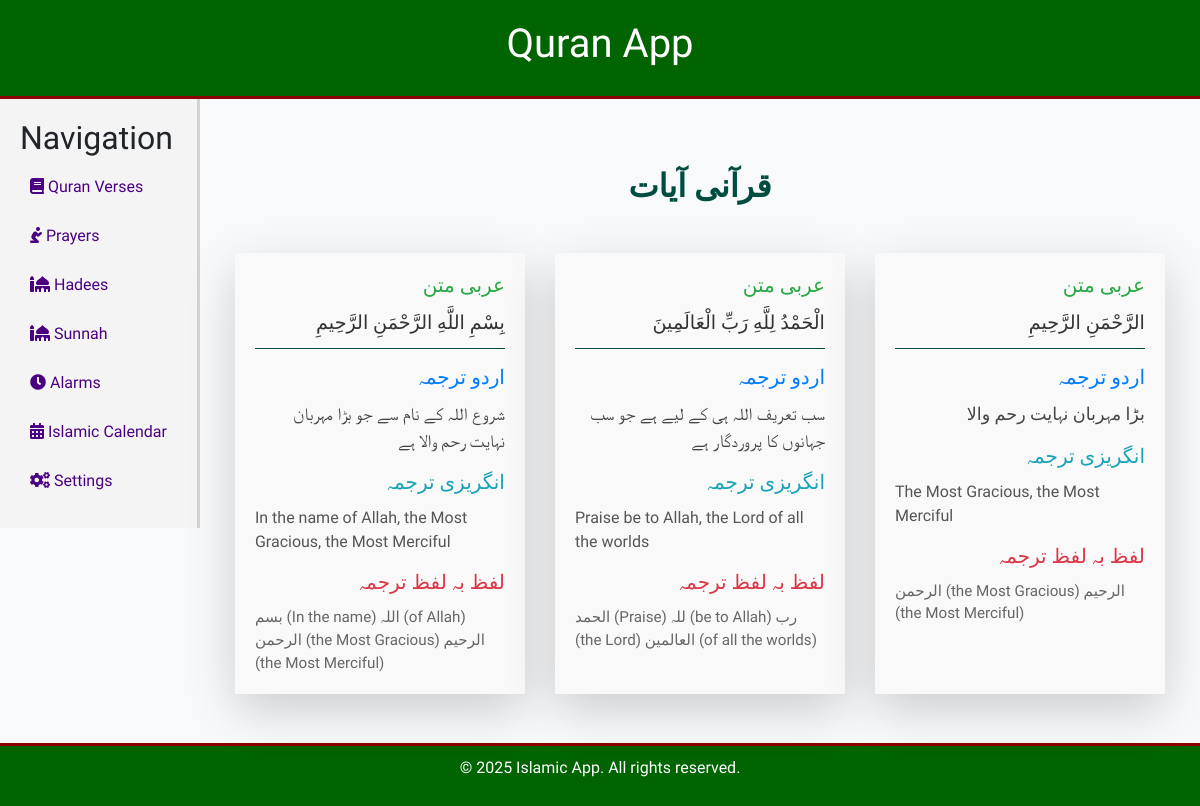
Screenshot of /quran-verses/ with the database file from the repository.
### main_app/models.py (models this page shows)
class QuranVerse(models.Model):
    arabic_text = models.TextField()
    urdu_translation = models.TextField()
    english_translation = models.TextField()
    word_by_word_translation = models.TextField(null=True, blank=True)

### main_app/views.py (the view)
# urls.py: path('quran-verses/', views.QuranVersesView.as_view(), name='quran_verses'),
class QuranVersesView(View):
    def get(self, request):
        verses = QuranVerse.objects.all()
        return render(request, 'quran_verses.html', {'verses': verses})

### templates/quran_verses.html (shortened to what this page needs)
{% extends 'base.html' %}
{% block content %}
<div class="container mt-5">
    <h2 class="text-center mb-5 font-weight-bold" style="color: #004d40;">قرآنی آیات</h2>
    <div class="row">
        {% for verse in verses %}
        <div class="col-lg-4 col-md-6 mb-4">
            <div class="card h-100 shadow-lg border-0">
                <div class="card-body d-flex flex-column" style="background-color: #f9f9f9;">
                    <div class="mb-3 text-right" style="border-bottom: 1px solid #004d40; padding-bottom: 10px;">
                        <h5 class="card-title text-success">عربی متن</h5>
                        <p class="card-text" style="font-family: 'Amiri', serif; font-size: 1.2rem; color: #333;">{{ verse.arabic_text }}</p>
                    </div>
                    <div class="mb-3 text-right">
                        <h5 class="card-title text-primary">اردو ترجمہ</h5>
                        <p class="card-text" style="font-size: 1.1rem; color: #444;">{{ verse.urdu_translation }}</p>
                    </div>
                    <div class="mb-3">
                        <h5 class="card-title text-right text-info">انگریزی ترجمہ</h5>
                        <p class="card-text" style="font-size: 1rem; color: #555;">{{ verse.english_translation }}</p>
                    </div>
                    {% if verse.word_by_word_translation %}
                    <div>
                        <h5 class="card-title text-danger text-right">لفظ بہ لفظ ترجمہ</h5>
                        <p class="card-text" style="font-size: 0.95rem; color: #666;">{{ verse.word_by_word_translation }}</p>
                    </div>
                    {% endif %}
                </div>
            </div>
        </div>
        {% endfor %}
    </div>
</div>
{% endblock %}

### templates/header.html (style rules this page uses)
body { background-color: #f8f9fa; font-family: 'Amiri', serif; }
.islamic-pattern { background-image: url('https://www.transparenttextures.com/patterns/arabesque.png'); }
.card { border: 1px solid #dee2e6; border-radius: 10px; box-shadow: 0 4px 8px rgba(0, 0, 0, 0.1); }
.card-title { font-family: 'Amiri', serif; color: #006400; }
.card-text { font-family: 'Amiri', serif; color: #212529; }

### rows the page displays
QuranVerse: arabic_text "بِسْمِ اللَّهِ الرَّحْمَنِ الرَّحِيمِ", urdu_translation "شروع اللہ کے نام سے جو بڑا مہربان نہایت رحم والا ہے", english_translation "In the name of Allah, the Most Gracious, the Most Merciful", word_by_word_translation "بسم (In the name) اللہ (of Allah) الرحمن (the Most Gracious) الرحیم (the Most Merciful)"
QuranVerse: arabic_text "الْحَمْدُ لِلَّهِ رَبِّ الْعَالَمِينَ", urdu_translation "سب تعریف اللہ ہی کے لیے ہے جو سب جہانوں کا پروردگار ہے", english_translation "Praise be to Allah, the Lord of all the worlds", word_by_word_translation "الحمد (Praise) للہ (be to Allah) رب (the Lord) العالمين (of all the worlds)"
QuranVerse: arabic_text "الرَّحْمَنِ الرَّحِيمِ", urdu_translation "بڑا مہربان نہایت رحم والا", english_translation "The Most Gracious, the Most Merciful", word_by_word_translation "الرحمن (the Most Gracious) الرحيم (the Most Merciful)"
